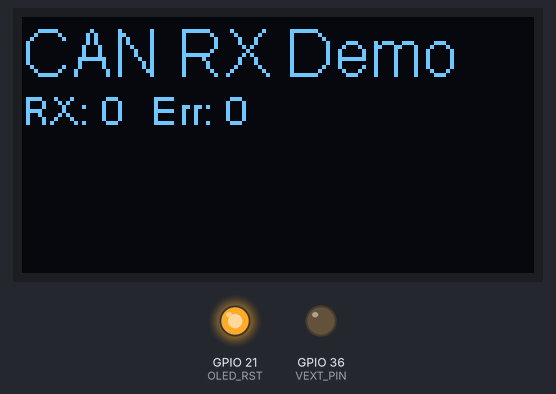
The program below on a simulated ESP32-S3. On the bench: 128×64 one-colour display, output pins drawn as LEDs (lit = HIGH). No CAN messages arrive unless stated; what the program prints to the serial monitor is not drawn.

Above: at 0.4 s.

The program:

main.cpp
```cpp
#include <Arduino.h>
#include <Wire.h>
#include <SSD1306Wire.h>
#include "driver/twai.h"

// --- Heltec WiFi LoRa 32 V3 OLED pins ---
#define OLED_SDA  17
#define OLED_SCL  18
#define OLED_RST  21
#define VEXT_PIN  36

// --- CAN / TWAI pins (TJA1050) ---
#define CAN_TX    48
#define CAN_RX    47

SSD1306Wire display(0x3c, OLED_SDA, OLED_SCL, GEOMETRY_128_64);

static uint32_t rxCount = 0;
static uint32_t errCount = 0;

// Ring buffer to show last 3 received packets on OLED
struct RxEntry {
    uint32_t id;
    uint8_t  data[8];
    uint8_t  dlc;
};
static RxEntry history[3];
static int histIdx = 0;

void resetOLED() {
    pinMode(OLED_RST, OUTPUT);
    digitalWrite(OLED_RST, LOW);
    delay(20);
    digitalWrite(OLED_RST, HIGH);
    delay(20);
}

void drawScreen(const char *status) {
    display.clear();

    display.setFont(ArialMT_Plain_16);
    display.drawString(0, 0, "CAN RX Demo");

    display.setFont(ArialMT_Plain_10);

    char buf[48];
    snprintf(buf, sizeof(buf), "RX: %lu  Err: %lu", (unsigned long)rxCount, (unsigned long)errCount);
    display.drawString(0, 17, buf);

    // Show last 3 received packets
    for (int i = 0; i < 3; i++) {
        int idx = (histIdx - 1 - i + 3) % 3;
        RxEntry &e = history[idx];
        if (e.dlc == 0 && e.id == 0) continue;

        char line[40];
        int pos = snprintf(line, sizeof(line), "%03lX: ", (unsigned long)e.id);
        for (int b = 0; b < e.dlc && pos < (int)sizeof(line) - 4; b++) {
            pos += snprintf(line + pos, sizeof(line) - pos, "%02X ", e.data[b]);
        }
        display.drawString(0, 29 + i * 12, line);
    }

    display.display();
}

void initCAN() {
    twai_general_config_t g_config = TWAI_GENERAL_CONFIG_DEFAULT(
        (gpio_num_t)CAN_TX, (gpio_num_t)CAN_RX, TWAI_MODE_NORMAL);
    twai_timing_config_t t_config = TWAI_TIMING_CONFIG_500KBITS();
    twai_filter_config_t f_config = TWAI_FILTER_CONFIG_ACCEPT_ALL();

    esp_err_t err = twai_driver_install(&g_config, &t_config, &f_config);
    if (err != ESP_OK) {
        Serial.printf("[CAN] Driver install FAILED: 0x%X\n", err);
        display.clear();
        display.setFont(ArialMT_Plain_16);
        display.drawString(0, 20, "CAN FAIL!");
        display.display();
        while (true) delay(1000);
    }

    err = twai_start();
    if (err != ESP_OK) {
        Serial.printf("[CAN] Start FAILED: 0x%X\n", err);
        display.clear();
        display.setFont(ArialMT_Plain_16);
        display.drawString(0, 20, "CAN Start FAIL!");
        display.display();
        while (true) delay(1000);
    }

    Serial.println("[CAN] Started @ 500 kbps — listening");
}

void setup() {
    Serial.begin(115200);
    delay(200);
    Serial.println("\n=== ESP32 LoRa V3 - CAN RX Demo ===");
    Serial.printf("CAN TX=GPIO%d  RX=GPIO%d  TJA1050\n", CAN_TX, CAN_RX);

    // Power on OLED
    pinMode(VEXT_PIN, OUTPUT);
    digitalWrite(VEXT_PIN, LOW);
    delay(50);

    resetOLED();
    display.init();
    display.flipScreenVertically();
    display.setFont(ArialMT_Plain_16);
    display.drawString(0, 20, "CAN Init...");
    display.display();

    initCAN();

    memset(history, 0, sizeof(history));
    drawScreen("Waiting...");
}

void loop() {
    twai_message_t msg;
    esp_err_t result = twai_receive(&msg, pdMS_TO_TICKS(100));

    if (result == ESP_OK) {
        if (msg.rtr) return;

        rxCount++;

        // Store in ring buffer
        history[histIdx].id = msg.identifier;
        history[histIdx].dlc = msg.data_length_code;
        memcpy(history[histIdx].data, msg.data, 8);
        histIdx = (histIdx + 1) % 3;

        // Serial log
        Serial.printf("[RX #%lu] ID=0x%03lX [%d] ",
                      (unsigned long)rxCount,
                      (unsigned long)msg.identifier,
                      msg.data_length_code);
        for (int i = 0; i < msg.data_length_code; i++) {
            Serial.printf("%02X ", msg.data[i]);
        }
        Serial.println();

        drawScreen("Receiving");

    } else if (result != ESP_ERR_TIMEOUT) {
        errCount++;
        Serial.printf("[CAN] Receive error: 0x%X\n", result);
        drawScreen("Error!");
    }
}
```
